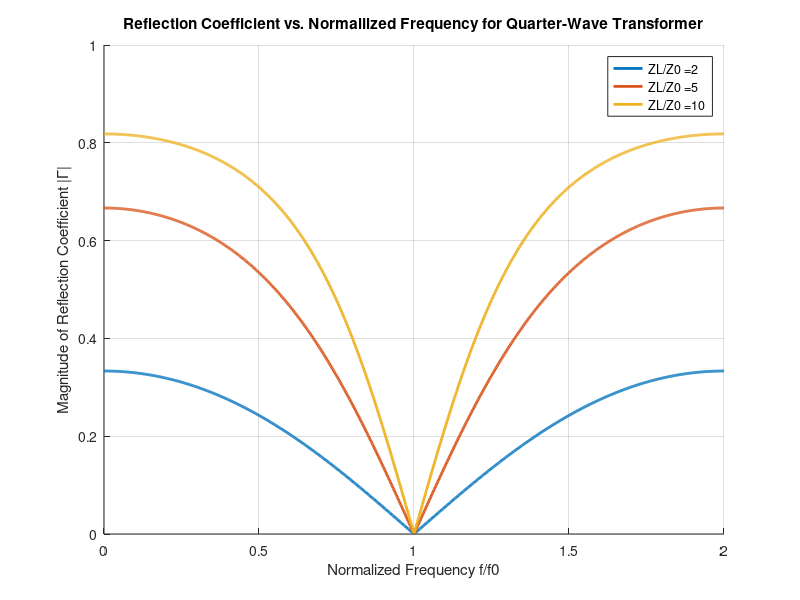

This chart was generated by the following MATLAB code:
%% Write a MATLAB program to plot the magnitude of the reflection coefficient versus normalized frequency f/f0 for a single-section quarter-wave transformer for ZL/Z0 = 2,5 and 10 where f/f0 varies from 0 to 2.
Z0 = 50;
f0 = 2e9;
ZL_over_Z0 = [2, 5, 10];
f_over_f0 = linspace(0, 2, 1000);
figure;
hold on;

for ratio = ZL_over_Z0
    ZL = ratio*Z0;
    Zq = sqrt(Z0*ZL);
    Gamma = zeros(size(f_over_f0));
    for i = 1:length(f_over_f0);
        beta_l = pi/2 *f_over_f0(i);
        Zin = Zq * (ZL + 1j * Zq * tan(beta_l)) / (Zq + 1j * ZL * tan(beta_l));
    Gamma(i) = abs((Zin-Z0)/(Zin+Z0));
    end
    plot(f_over_f0,Gamma,'Linewidth',2,'DisplayName',['ZL/Z0 =' num2str(ratio)]);
end

xlabel('Normalized Frequency f/f0');
ylabel('Magnitude of Reflection Coefficient |\Gamma|');
title('Reflection Coefficient vs. Normalilzed Frequency for Quarter-Wave Transformer');
legend('show');
grid on;
hold off;